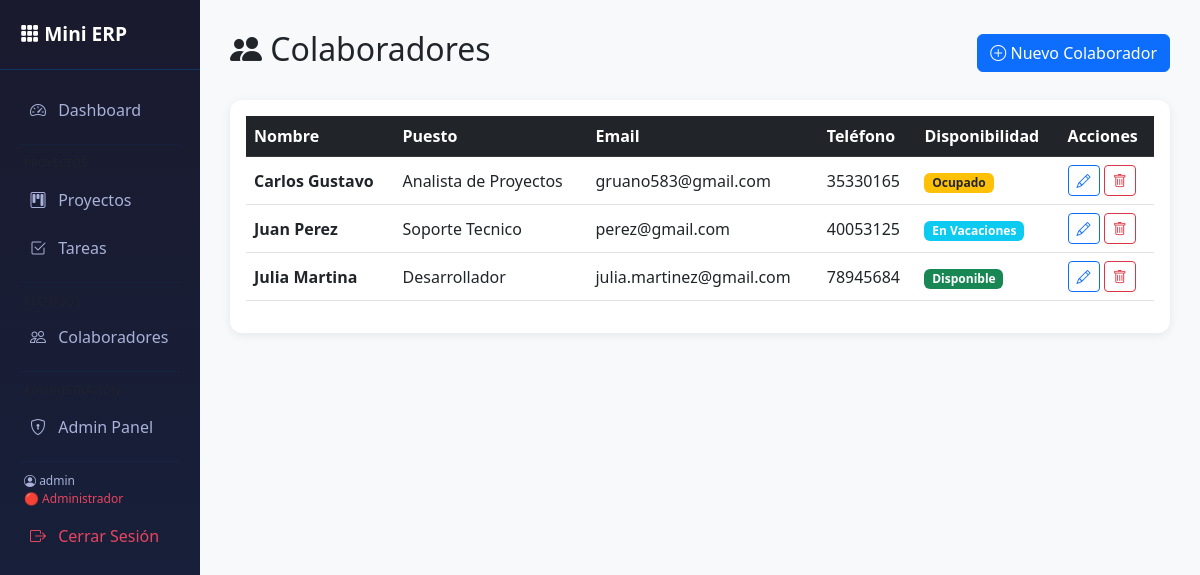
The app's page /colaboradores/ (signed in) with its own data.
### recursos/models.py (models this page shows, shortened)
class Colaborador(models.Model):
    DISPONIBILIDAD_CHOICES = [
        ('disponible', 'Disponible'),
        ('ocupado', 'Ocupado'),
        ('vacaciones', 'En Vacaciones'),
    ]
    nombre = models.CharField(max_length=100)
    puesto = models.CharField(max_length=100)
    email = models.EmailField(unique=True)
    telefono = models.CharField(max_length=20, blank=True)
    disponibilidad = models.CharField(
        max_length=20,
        choices=DISPONIBILIDAD_CHOICES,
        default='disponible'
    )
    fecha_ingreso = models.DateField(auto_now_add=True)
    class Meta:
        verbose_name = 'Colaborador'
        verbose_name_plural = 'Colaboradores'

### recursos/views.py (the view)
# urls.py: path('', views.lista_colaboradores, name='lista_colaboradores'),
@login_required
def lista_colaboradores(request):
    colaboradores = Colaborador.objects.all()
    return render(request, 'recursos/lista_colaboradores.html', {'colaboradores': colaboradores})

### templates/recursos/lista_colaboradores.html (shortened to what this page needs)
{% extends 'base.html' %}
{% block content %}
<div class="d-flex justify-content-between align-items-center mb-4">
    <h2><i class="bi bi-people-fill"></i> Colaboradores</h2>
    <a href="{% url 'crear_colaborador' %}" class="btn btn-primary">
        <i class="bi bi-plus-circle"></i> Nuevo Colaborador
    </a>
</div>
<div class="card">
    <div class="card-body">
        <table class="table table-hover align-middle">
            <thead class="table-dark">
                <tr>
                    <th>Nombre</th>
                    <th>Puesto</th>
                    <th>Email</th>
                    <th>Teléfono</th>
                    <th>Disponibilidad</th>
                    <th>Acciones</th>
                </tr>
            </thead>
            <tbody>
                {% for colaborador in colaboradores %}
                <tr>
                    <td><strong>{{ colaborador.nombre }}</strong></td>
                    <td>{{ colaborador.puesto }}</td>
                    <td>{{ colaborador.email }}</td>
                    <td>{{ colaborador.telefono }}</td>
                    <td>
                        {% if colaborador.disponibilidad == 'disponible' %}
                            <span class="badge bg-success">Disponible</span>
                        {% elif colaborador.disponibilidad == 'ocupado' %}
                            <span class="badge bg-warning text-dark">Ocupado</span>
                        {% else %}
                            <span class="badge bg-info">En Vacaciones</span>
                        {% endif %}
                    </td>
                    <td>
                        <a href="{% url 'editar_colaborador' colaborador.pk %}" class="btn btn-sm btn-outline-primary">
                            <i class="bi bi-pencil"></i>
                        </a>
                        <a href="{% url 'eliminar_colaborador' colaborador.pk %}" class="btn btn-sm btn-outline-danger">
                            <i class="bi bi-trash"></i>
                        </a>
                    </td>
                </tr>
                {% endfor %}
            </tbody>
        </table>
    </div>
</div>
{% endblock %}

### templates/base.html (shortened to what this page needs)
<!DOCTYPE html>
<html lang="es">
<head>
    <link href="https://cdn.jsdelivr.net/npm/bootstrap@5.3.0/dist/css/bootstrap.min.css" rel="stylesheet">
    <link href="https://cdn.jsdelivr.net/npm/bootstrap-icons@1.10.0/font/bootstrap-icons.css" rel="stylesheet">
</head>
<body>
<div class="container-fluid">
    <div class="row">
        <div class="col-md-2 px-0 sidebar">
            <div class="brand-title">
                <i class="bi bi-grid-3x3-gap-fill"></i> Mini ERP
            </div>
            <nav class="nav flex-column mt-3">
    <a class="nav-link" href="/"><i class="bi bi-speedometer2"></i> Dashboard</a>
    <hr style="border-color:#0f3460; margin: 10px 20px;">
    <small class="text-muted px-4 mb-1" style="font-size:0.7rem;">PROYECTOS</small>
    <a class="nav-link" href="/proyectos/"><i class="bi bi-kanban"></i> Proyectos</a>
    <a class="nav-link" href="/tareas/"><i class="bi bi-check2-square"></i> Tareas</a>
    <hr style="border-color:#0f3460; margin: 10px 20px;">
    <small class="text-muted px-4 mb-1" style="font-size:0.7rem;">RECURSOS</small>
    <a class="nav-link" href="/colaboradores/"><i class="bi bi-people"></i> Colaboradores</a>
    {% if request.user.perfil.rol == 'admin' %}
    <hr style="border-color:#0f3460; margin: 10px 20px;">
    <small class="text-muted px-4 mb-1" style="font-size:0.7rem;">ADMINISTRACIÓN</small>
    <a class="nav-link" href="/admin/"><i class="bi bi-shield-lock"></i> Admin Panel</a>
    {% endif %}
    <hr style="border-color:#0f3460; margin: 10px 20px;">
    <div class="px-4 mb-1" style="font-size:0.75rem; color:#a8b2d8;">
    <i class="bi bi-person-circle"></i> {{ request.user.username }}<br>
    {% if request.user.perfil.rol == 'admin' %}
        <span style="color:#e94560;">🔴 Administrador</span>
    {% elif request.user.perfil.rol == 'gerente' %}
        <span style="color:#ffc107;">🟡 Gerente</span>
    {% else %}
        <span style="color:#1db954;">🟢 Colaborador</span>
    {% endif %}
</div>
    <form method="post" action="/logout/">
        <button type="submit" class="nav-link btn btn-link w-100 text-start" style="color:#e94560;">
            <i class="bi bi-box-arrow-right"></i> Cerrar Sesión
        </button>
    </form>
</nav>
        </div>
        <div class="col-md-10 main-content">
            {% block content %}{% endblock %}
        </div>
    </div>
</div>
</body>
</html>

### templates/base.html (style rules this page uses)
body { background-color: #f8f9fa; }
.sidebar { min-height: 100vh; background: linear-gradient(180deg, #1a1a2e 0%, #16213e 100%); }
.sidebar .nav-link { color: #a8b2d8; padding: 10px 20px; border-radius: 8px; margin: 2px 10px; }
.sidebar .nav-link i { margin-right: 8px; }
.brand-title { color: #fff; font-weight: 700; font-size: 1.2rem; padding: 20px; border-bottom: 1px solid #0f3460; }
.main-content { padding: 30px; }
.card { border: none; border-radius: 12px; box-shadow: 0 2px 10px rgba(0,0,0,0.08); }

### records on screen
Colaborador: nombre "Carlos Gustavo", puesto "Analista de Proyectos", email "gruano583@gmail.com", telefono "35330165", disponibilidad "Ocupado"
Colaborador: nombre "Juan Perez", puesto "Soporte Tecnico", email "perez@gmail.com", telefono "40053125", disponibilidad "En Vacaciones"
Colaborador: nombre "Julia Martina", puesto "Desarrollador", email "julia.martinez@gmail.com", telefono "78945684", disponibilidad "Disponible"

### other values on screen
{{ request.user.username }} "admin"
